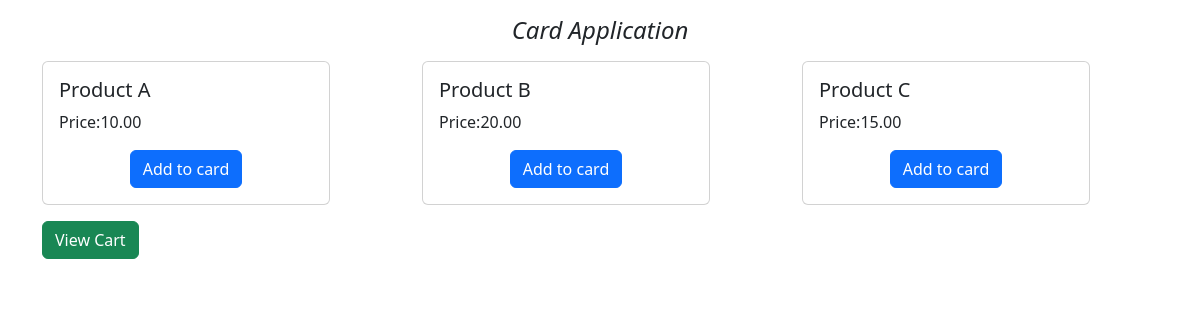
Screenshot of /APP_CARD/card.php with the database file from the repository.
### tables this page shows
CREATE TABLE `products` (
  `id` int(11) NOT NULL,
  `name` varchar(100) DEFAULT NULL,
  `price` decimal(10,2) DEFAULT NULL
);

### APP_CARD/card.php (the view, shortened to what this page needs)
<?php
include 'db.php';
?>
<!DOCTYPE html>
<html>
<head>
	<link rel="stylesheet" type="text/css" href="css/bootstrap.css">
</head>
<body>
	<div class="container">
		<h1 class="fs-4 text-center fst-italic my-3">Card Application</h1>
	</div>
	<div class="container">
		<div class="row">
			<?php
			$stmt = $conn->query('SELECT * FROM products');
			while ($rows = $stmt->fetch_assoc()) {
				?>
				<div class="col-4">
					<div class="card" style="width: 18rem;">
						<div class="card-body">
							<h5 class="card-title"><?= $rows['name'] ?></h5>
							<p>Price:<?= $rows['price'] ?></p>
							<div class="d-flex justify-content-center">
								<a href="add-to-card.php?id=<?= $rows['id'] ?>" class="btn btn-primary">Add to card</a>
							</div>
						</div>
					</div>
				</div>
			<?php } ?>
		</div>
	</div>
	<div class="container my-3">
		<a href="viewCard.php" class="btn btn-success">View Cart</a>
	</div>
</body>
</html>

### rows the page displays
products: name "Product A", price "10.00"
products: name "Product B", price "20.00"
products: name "Product C", price "15.00"
